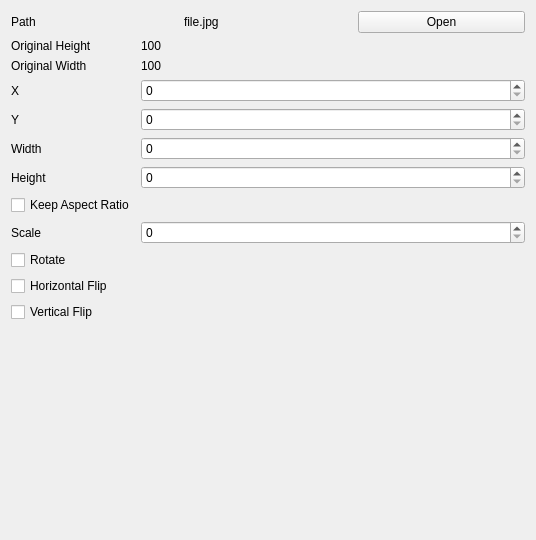
<?xml version="1.0" encoding="UTF-8"?>
<ui version="4.0">
 <class>image_properties_form</class>
 <widget class="QWidget" name="image_properties_form">
  <property name="geometry">
   <rect>
    <x>0</x>
    <y>0</y>
    <width>536</width>
    <height>540</height>
   </rect>
  </property>
  <property name="windowTitle">
   <string>image_properties_form</string>
  </property>
  <layout class="QFormLayout" name="formLayout">
   <property name="fieldGrowthPolicy">
    <enum>QFormLayout::AllNonFixedFieldsGrow</enum>
   </property>
   <item row="0" column="0" colspan="2">
    <layout class="QHBoxLayout" name="horizontalLayout">
     <item>
      <widget class="QLabel" name="path_text_label">
       <property name="text">
        <string>Path</string>
       </property>
      </widget>
     </item>
     <item>
      <widget class="QLabel" name="path_label">
       <property name="text">
        <string>file.jpg</string>
       </property>
      </widget>
     </item>
     <item>
      <widget class="QPushButton" name="open_button">
       <property name="text">
        <string>Open</string>
       </property>
      </widget>
     </item>
    </layout>
   </item>
   <item row="2" column="0">
    <widget class="QLabel" name="orignal_height_text_label">
     <property name="text">
      <string>Original Height</string>
     </property>
    </widget>
   </item>
   <item row="2" column="1">
    <widget class="QLabel" name="original_height_label">
     <property name="text">
      <string>100</string>
     </property>
    </widget>
   </item>
   <item row="5" column="0">
    <widget class="QLabel" name="original_width_text_label">
     <property name="text">
      <string>Original Width</string>
     </property>
    </widget>
   </item>
   <item row="5" column="1">
    <widget class="QLabel" name="original_width_label">
     <property name="text">
      <string>100</string>
     </property>
    </widget>
   </item>
   <item row="8" column="0">
    <widget class="QLabel" name="x_label">
     <property name="text">
      <string>X</string>
     </property>
    </widget>
   </item>
   <item row="8" column="1">
    <widget class="QSpinBox" name="x_spinbox"/>
   </item>
   <item row="10" column="0">
    <widget class="QLabel" name="y_label">
     <property name="text">
      <string>Y</string>
     </property>
    </widget>
   </item>
   <item row="10" column="1">
    <widget class="QSpinBox" name="y_spinbox"/>
   </item>
   <item row="12" column="0">
    <widget class="QLabel" name="width_label">
     <property name="text">
      <string>Width</string>
     </property>
    </widget>
   </item>
   <item row="12" column="1">
    <widget class="QSpinBox" name="width_spinbox"/>
   </item>
   <item row="13" column="0">
    <widget class="QLabel" name="height_label">
     <property name="text">
      <string>Height</string>
     </property>
    </widget>
   </item>
   <item row="13" column="1">
    <widget class="QSpinBox" name="height_spinbox"/>
   </item>
   <item row="14" column="0">
    <widget class="QCheckBox" name="keep_aspect_ratio_checkbox">
     <property name="text">
      <string>Keep Aspect Ratio</string>
     </property>
    </widget>
   </item>
   <item row="15" column="0">
    <widget class="QLabel" name="scale_label">
     <property name="text">
      <string>Scale</string>
     </property>
    </widget>
   </item>
   <item row="15" column="1">
    <widget class="QSpinBox" name="scale_spinbox"/>
   </item>
   <item row="16" column="0">
    <widget class="QCheckBox" name="rotate_checkbox">
     <property name="text">
      <string>Rotate</string>
     </property>
    </widget>
   </item>
   <item row="17" column="0">
    <widget class="QCheckBox" name="horizontal_flip_checkbox">
     <property name="text">
      <string>Horizontal Flip</string>
     </property>
    </widget>
   </item>
   <item row="18" column="0">
    <widget class="QCheckBox" name="vertical_flip_checkbox">
     <property name="text">
      <string>Vertical Flip</string>
     </property>
    </widget>
   </item>
  </layout>
 </widget>
 <resources/>
 <connections/>
</ui>
